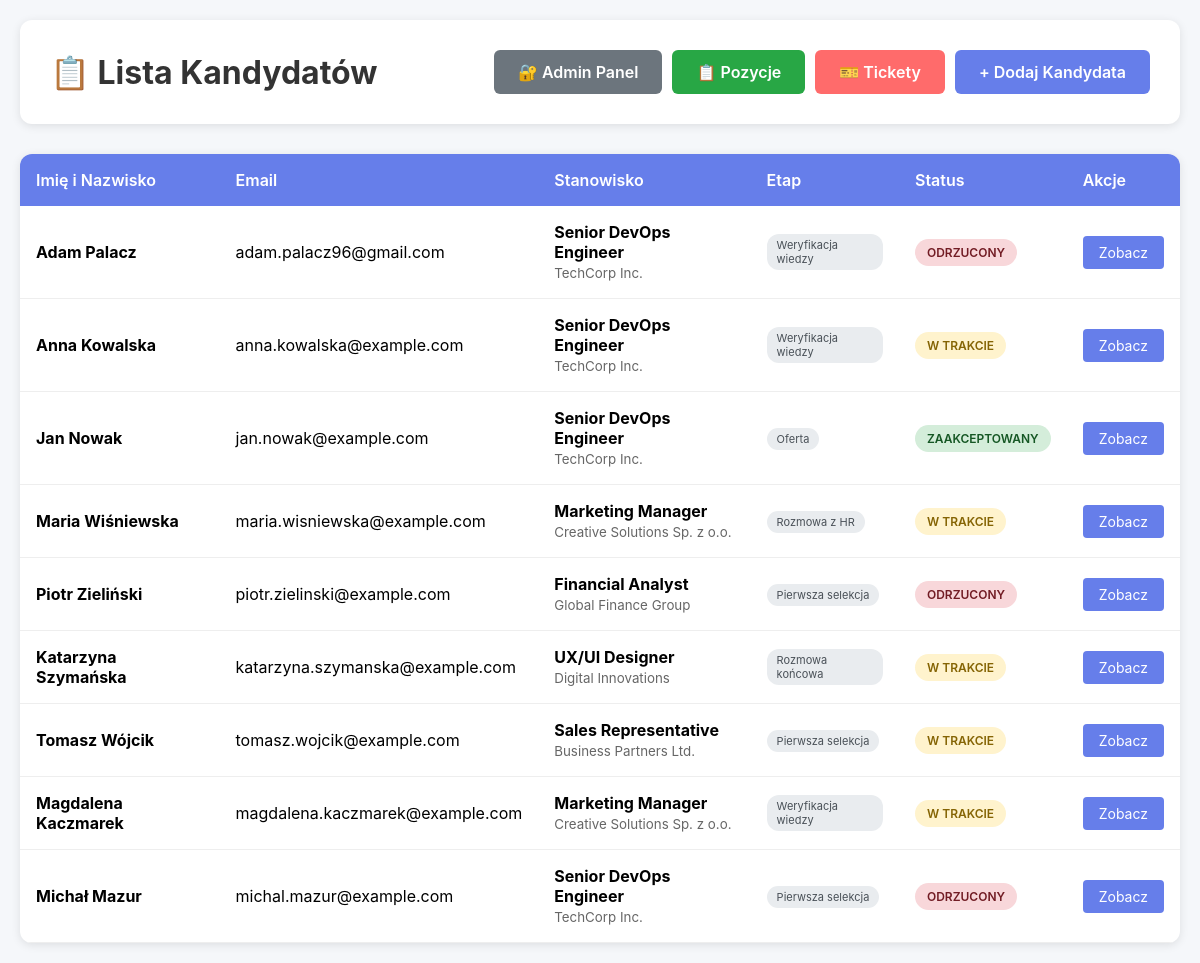
The page / on the database its author committed.
### tables this page shows
CREATE TABLE candidates (
            id INTEGER PRIMARY KEY AUTOINCREMENT,
            first_name TEXT NOT NULL,
            last_name TEXT NOT NULL,
            email TEXT NOT NULL,
            position_id INTEGER,
            status TEXT NOT NULL DEFAULT 'in_progress',
            stage TEXT NOT NULL DEFAULT 'initial_screening',
            cv_path TEXT,
            consent_for_other_positions INTEGER DEFAULT NULL,
            created_at TIMESTAMP DEFAULT CURRENT_TIMESTAMP,
            updated_at TIMESTAMP DEFAULT CURRENT_TIMESTAMP,
            FOREIGN KEY (position_id) REFERENCES positions(id)
        );

CREATE TABLE positions (
            id INTEGER PRIMARY KEY AUTOINCREMENT,
            title TEXT NOT NULL,
            company TEXT NOT NULL,
            description TEXT,
            created_at TIMESTAMP DEFAULT CURRENT_TIMESTAMP
        );

### app.py (the view)
@app.route('/')
def index():
    candidates = get_all_candidates()
    positions = get_all_positions()
    position_dict = {pos.id: pos for pos in positions}
    for candidate in candidates:
        if candidate.position_id and candidate.position_id in position_dict:
            position = position_dict[candidate.position_id]
            candidate.position_title = position.title
            candidate.position_company = position.company
        else:
            candidate.position_title = None
            candidate.position_company = None
    return render_template('candidates_list.html', candidates=candidates)

### database/models.py (called while the page is built)
def get_db_path() -> Path:
    db_dir = Path('data')
    db_dir.mkdir(exist_ok=True)
    return db_dir / 'hr_database.db'

def get_db() -> sqlite3.Connection:
    db_path = get_db_path()
    conn = sqlite3.connect(str(db_path))
    conn.row_factory = sqlite3.Row
    return conn

def get_all_positions() -> List[Position]:
    conn = get_db()
    cursor = conn.cursor()
    cursor.execute('SELECT * FROM positions ORDER BY created_at DESC')
    rows = cursor.fetchall()
    conn.close()
    positions = []
    for row in rows:
        positions.append(Position(
            id=row['id'],
            title=row['title'],
            company=row['company'],
            description=row['description'],
            created_at=datetime.fromisoformat(row['created_at']) if row['created_at'] else None
        ))
    return positions

    @property
    def full_name(self) -> str:
        return f"{self.first_name} {self.last_name}".strip()

### templates/candidates_list.html (shortened to what this page needs)
<!DOCTYPE html>
<html lang="pl">
<head>
</head>
<body>
    <div class="container">
        <div class="header">
            <h1>📋 Lista Kandydatów</h1>
            <div style="display: flex; gap: 10px;">
                <a href="{{ url_for('admin_panel') }}" class="btn-add" style="background: #6c757d;">🔐 Admin Panel</a>
                <a href="{{ url_for('positions_list') }}" class="btn-add" style="background: #28a745;">📋 Pozycje</a>
                <a href="{{ url_for('tickets_list') }}" class="btn-add" style="background: #ff6b6b;">🎫 Tickety</a>
                <a href="{{ url_for('add_candidate') }}" class="btn-add">+ Dodaj Kandydata</a>
            </div>
        </div>
        <div class="candidates-table">
            {% if candidates %}
            <table>
                <thead>
                    <tr>
                        <th>Imię i Nazwisko</th>
                        <th>Email</th>
                        <th>Stanowisko</th>
                        <th>Etap</th>
                        <th>Status</th>
                        <th>Akcje</th>
                    </tr>
                </thead>
                <tbody>
                    {% for candidate in candidates %}
                    <tr>
                        <td><strong>{{ candidate.full_name }}</strong></td>
                        <td>{{ candidate.email }}</td>
                        <td>
                            {% if candidate.position_title %}
                                <strong>{{ candidate.position_title }}</strong><br>
                                <small style="color: #666;">{{ candidate.position_company }}</small>
                            {% else %}
                                <span style="color: #999;">Brak</span>
                            {% endif %}
                        </td>
                        <td>
                            <span class="stage-badge">
                                {% if candidate.stage.value == 'initial_screening' %}
                                    Pierwsza selekcja
                                {% elif candidate.stage.value == 'hr_interview' %}
                                    Rozmowa z HR
                                {% elif candidate.stage.value == 'technical_assessment' %}
                                    Weryfikacja wiedzy
                                {% elif candidate.stage.value == 'final_interview' %}
                                    Rozmowa końcowa
                                {% elif candidate.stage.value == 'offer' %}
                                    Oferta
                                {% else %}
                                    {{ candidate.stage.value }}
                                {% endif %}
                            </span>
                        </td>
                        <td>
                            <span class="status-badge status-{{ candidate.status.value }}">
                                {% if candidate.status.value == 'in_progress' %}
                                    W trakcie
                                {% elif candidate.status.value == 'accepted' %}
                                    Zaakceptowany
                                {% elif candidate.status.value == 'rejected' %}
                                    Odrzucony
                                {% endif %}
                            </span>
                        </td>
                        <td>
                            <a href="{{ url_for('candidate_detail', candidate_id=candidate.id) }}" class="btn-view">Zobacz</a>
                        </td>
                    </tr>
                    {% endfor %}
                </tbody>
            </table>
            {% endif %}
        </div>
    </div>
</body>
</html>

### templates/candidates_list.html (style rules this page uses)
* { margin: 0; padding: 0; box-sizing: border-box; }
body { font-family: -apple-system, BlinkMacSystemFont, 'Segoe UI', Roboto, Oxygen, Ubuntu, Cantarell, sans-serif; background: #f5f7fa; padding: 20px; }
.container { max-width: 1400px; margin: 0 auto; }
.header { background: white; padding: 30px; border-radius: 12px; box-shadow: 0 2px 10px rgba(0,0,0,0.1); margin-bottom: 30px; display: flex; justify-content: space-between; align-items: center; }
h1 { color: #333; font-size: 32px; }
.btn-add { padding: 12px 24px; background: #667eea; color: white; text-decoration: none; border-radius: 6px; font-weight: 600; transition: background 0.3s; }
.candidates-table { background: white; border-radius: 12px; box-shadow: 0 2px 10px rgba(0,0,0,0.1); overflow: hidden; }
table { width: 100%; border-collapse: collapse; }
thead { background: #667eea; color: white; }
th { padding: 16px; text-align: left; font-weight: 600; }
td { padding: 16px; border-bottom: 1px solid #eee; }
.status-badge { display: inline-block; padding: 6px 12px; border-radius: 20px; font-size: 12px; font-weight: 600; text-transform: uppercase; }
.status-in_progress { background: #fff3cd; color: #856404; }
.status-accepted { background: #d4edda; color: #155724; }
.status-rejected { background: #f8d7da; color: #721c24; }
.stage-badge { display: inline-block; padding: 4px 10px; border-radius: 12px; font-size: 11px; background: #e9ecef; color: #495057; }
.btn-view { padding: 8px 16px; background: #667eea; color: white; text-decoration: none; border-radius: 4px; font-size: 14px; transition: background 0.3s; }

### rows shown on the page
candidates: email "adam.palacz96@gmail.com"
positions: position_title "Senior DevOps Engineer" "Senior DevOps Engineer" "Senior DevOps Engineer" "Senior DevOps Engineer", position_company "TechCorp Inc." "TechCorp Inc." "TechCorp Inc." "TechCorp Inc."
candidates: email "anna.kowalska@example.com"
candidates: email "jan.nowak@example.com"
candidates: email "maria.wisniewska@example.com"
positions: position_title "Marketing Manager" "Marketing Manager", position_company "Creative Solutions Sp. z o.o." "Creative Solutions Sp. z o.o."
candidates: email "piotr.zielinski@example.com"
positions: position_title "Financial Analyst", position_company "Global Finance Group"
candidates: email "katarzyna.szymanska@example.com"
positions: position_title "UX/UI Designer", position_company "Digital Innovations"
candidates: email "tomasz.wojcik@example.com"
positions: position_title "Sales Representative", position_company "Business Partners Ltd."
candidates: email "magdalena.kaczmarek@example.com"
candidates: email "michal.mazur@example.com"

### other values the page prints
{{ candidate.full_name }} "Adam Palacz" "Anna Kowalska" "Jan Nowak" "Maria Wiśniewska" "Piotr Zieliński" "Katarzyna Szymańska" "Tomasz Wójcik" "Magdalena Kaczmarek" "Michał Mazur"
